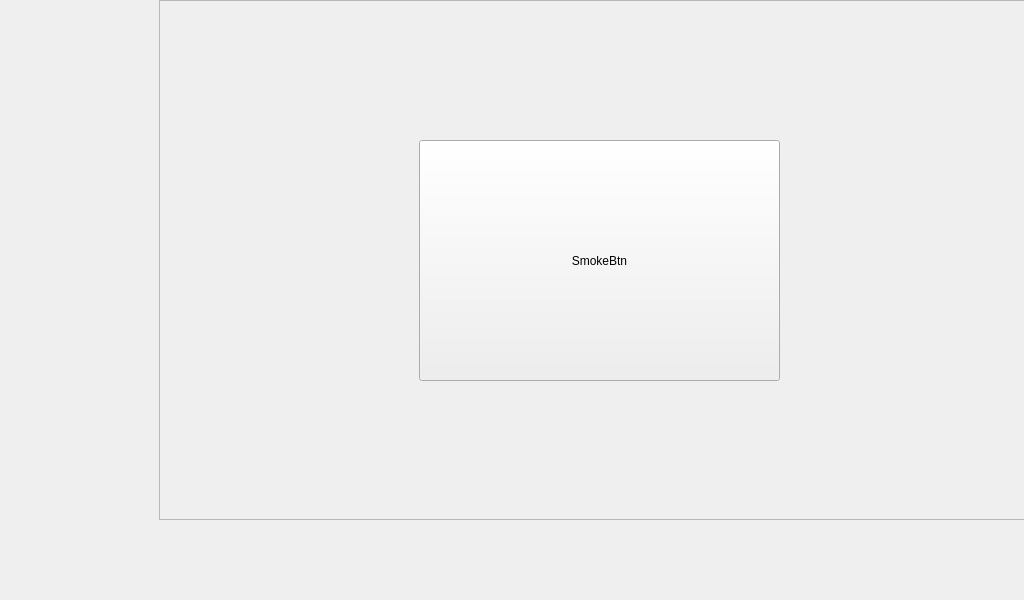
<?xml version="1.0" encoding="UTF-8"?>
<ui version="4.0">
 <class>SmokeWidget</class>
 <widget class="QWidget" name="SmokeWidget">
  <property name="geometry">
   <rect>
    <x>0</x>
    <y>0</y>
    <width>1024</width>
    <height>600</height>
   </rect>
  </property>
  <property name="windowTitle">
   <string>Form</string>
  </property>
  <widget class="QFrame" name="frame">
   <property name="geometry">
    <rect>
     <x>159</x>
     <y>0</y>
     <width>871</width>
     <height>520</height>
    </rect>
   </property>
   <property name="frameShape">
    <enum>QFrame::StyledPanel</enum>
   </property>
   <property name="frameShadow">
    <enum>QFrame::Raised</enum>
   </property>
   <widget class="QPushButton" name="pushButton">
    <property name="geometry">
     <rect>
      <x>260</x>
      <y>140</y>
      <width>361</width>
      <height>241</height>
     </rect>
    </property>
    <property name="text">
     <string>SmokeBtn</string>
    </property>
   </widget>
  </widget>
 </widget>
 <resources/>
 <connections/>
</ui>
